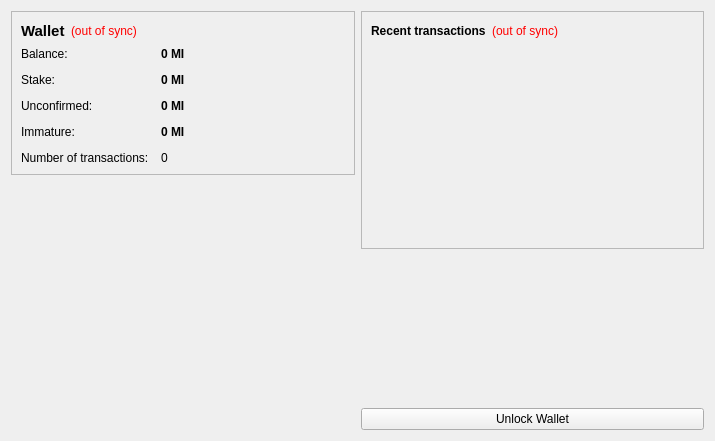
<?xml version="1.0" encoding="UTF-8"?>
<ui version="4.0">
 <class>OverviewPage</class>
 <widget class="QWidget" name="OverviewPage">
  <property name="geometry">
   <rect>
    <x>0</x>
    <y>0</y>
    <width>715</width>
    <height>441</height>
   </rect>
  </property>
  <property name="windowTitle">
   <string>Form</string>
  </property>
  <layout class="QHBoxLayout" name="horizontalLayout" stretch="1,1">
   <item>
    <layout class="QVBoxLayout" name="verticalLayout_2">
     <item>
      <widget class="QFrame" name="frame">
       <property name="frameShape">
        <enum>QFrame::StyledPanel</enum>
       </property>
       <property name="frameShadow">
        <enum>QFrame::Raised</enum>
       </property>
       <layout class="QVBoxLayout" name="verticalLayout_4">
        <item>
         <layout class="QHBoxLayout" name="horizontalLayout_4">
          <item>
           <widget class="QLabel" name="label_5">
            <property name="font">
             <font>
              <pointsize>11</pointsize>
              <weight>75</weight>
              <bold>true</bold>
             </font>
            </property>
            <property name="text">
             <string>Wallet</string>
            </property>
           </widget>
          </item>
          <item>
           <widget class="QLabel" name="labelWalletStatus">
            <property name="toolTip">
             <string>The displayed information may be out of date. Your wallet automatically synchronizes with the Xiaomicoin network after a connection is established, but this process has not completed yet.</string>
            </property>
            <property name="styleSheet">
             <string notr="true">QLabel { color: red; }</string>
            </property>
            <property name="text">
             <string notr="true">(out of sync)</string>
            </property>
            <property name="alignment">
             <set>Qt::AlignLeading|Qt::AlignLeft|Qt::AlignVCenter</set>
            </property>
           </widget>
          </item>
          <item>
           <spacer name="horizontalSpacer_2">
            <property name="orientation">
             <enum>Qt::Horizontal</enum>
            </property>
            <property name="sizeHint" stdset="0">
             <size>
              <width>40</width>
              <height>20</height>
             </size>
            </property>
           </spacer>
          </item>
         </layout>
        </item>
        <item>
         <layout class="QFormLayout" name="formLayout_2">
          <property name="fieldGrowthPolicy">
           <enum>QFormLayout::AllNonFixedFieldsGrow</enum>
          </property>
          <property name="horizontalSpacing">
           <number>12</number>
          </property>
          <property name="verticalSpacing">
           <number>12</number>
          </property>
          <item row="0" column="0">
           <widget class="QLabel" name="label">
            <property name="text">
             <string>Balance:</string>
            </property>
           </widget>
          </item>
          <item row="0" column="1">
           <widget class="QLabel" name="labelBalance">
            <property name="font">
             <font>
              <weight>75</weight>
              <bold>true</bold>
             </font>
            </property>
            <property name="cursor">
             <cursorShape>IBeamCursor</cursorShape>
            </property>
            <property name="toolTip">
             <string>Your current balance</string>
            </property>
            <property name="text">
             <string notr="true">0 MI</string>
            </property>
            <property name="textInteractionFlags">
             <set>Qt::LinksAccessibleByMouse|Qt::TextSelectableByKeyboard|Qt::TextSelectableByMouse</set>
            </property>
           </widget>
          </item>
          <item row="1" column="0">
           <widget class="QLabel" name="label_6">
            <property name="text">
             <string>Stake:</string>
            </property>
           </widget>
          </item>
          <item row="1" column="1">
           <widget class="QLabel" name="labelStake">
            <property name="font">
             <font>
              <weight>75</weight>
              <bold>true</bold>
             </font>
            </property>
            <property name="cursor">
             <cursorShape>IBeamCursor</cursorShape>
            </property>
            <property name="toolTip">
             <string>Total of coins that was staked, and do not yet count toward the current balance</string>
            </property>
            <property name="text">
             <string notr="true">0 MI</string>
            </property>
            <property name="textInteractionFlags">
             <set>Qt::LinksAccessibleByMouse|Qt::TextSelectableByKeyboard|Qt::TextSelectableByMouse</set>
            </property>
           </widget>
          </item>
          <item row="2" column="0">
           <widget class="QLabel" name="label_3">
            <property name="text">
             <string>Unconfirmed:</string>
            </property>
           </widget>
          </item>
          <item row="2" column="1">
           <widget class="QLabel" name="labelUnconfirmed">
            <property name="font">
             <font>
              <weight>75</weight>
              <bold>true</bold>
             </font>
            </property>
            <property name="cursor">
             <cursorShape>IBeamCursor</cursorShape>
            </property>
            <property name="toolTip">
             <string>Total of transactions that have yet to be confirmed, and do not yet count toward the current balance</string>
            </property>
            <property name="text">
             <string notr="true">0 MI</string>
            </property>
            <property name="textInteractionFlags">
             <set>Qt::LinksAccessibleByMouse|Qt::TextSelectableByKeyboard|Qt::TextSelectableByMouse</set>
            </property>
           </widget>
          </item>
          <item row="3" column="0">
           <widget class="QLabel" name="labelImmatureText">
            <property name="text">
             <string>Immature:</string>
            </property>
           </widget>
          </item>
          <item row="3" column="1">
           <widget class="QLabel" name="labelImmature">
            <property name="font">
             <font>
              <weight>75</weight>
              <bold>true</bold>
             </font>
            </property>
            <property name="toolTip">
             <string>Mined balance that has not yet matured</string>
            </property>
            <property name="text">
             <string notr="true">0 MI</string>
            </property>
            <property name="textInteractionFlags">
             <set>Qt::LinksAccessibleByMouse|Qt::TextSelectableByKeyboard|Qt::TextSelectableByMouse</set>
            </property>
           </widget>
          </item>
          <item row="4" column="0">
           <widget class="QLabel" name="label_2">
            <property name="text">
             <string>Number of transactions:</string>
            </property>
           </widget>
          </item>
          <item row="4" column="1">
           <widget class="QLabel" name="labelNumTransactions">
            <property name="toolTip">
             <string>Total number of transactions in wallet</string>
            </property>
            <property name="text">
             <string notr="true">0</string>
            </property>
           </widget>
          </item>
         </layout>
        </item>
       </layout>
      </widget>
     </item>
     <item>
      <spacer name="verticalSpacer">
       <property name="orientation">
        <enum>Qt::Vertical</enum>
       </property>
       <property name="sizeHint" stdset="0">
        <size>
         <width>20</width>
         <height>40</height>
        </size>
       </property>
      </spacer>
     </item>
     <item>
      <widget class="QLabel" name="label_6">
       <property name="text">
        <string/>
       </property>
       <property name="pixmap">
        <pixmap resource="../bitcoin.qrc">:/images/backg</pixmap>
       </property>
       <property name="scaledContents">
        <bool>false</bool>
       </property>
       <property name="alignment">
        <set>Qt::AlignCenter</set>
       </property>
       <property name="margin">
        <number>-2</number>
       </property>
      </widget>
     </item>
    </layout>
   </item>
   <item>
    <layout class="QVBoxLayout" name="verticalLayout_3">
     <item>
      <widget class="QFrame" name="frame_2">
       <property name="frameShape">
        <enum>QFrame::StyledPanel</enum>
       </property>
       <property name="frameShadow">
        <enum>QFrame::Raised</enum>
       </property>
       <layout class="QVBoxLayout" name="verticalLayout">
        <item>
         <layout class="QHBoxLayout" name="horizontalLayout_2">
          <item>
           <widget class="QLabel" name="label_4">
            <property name="text">
             <string>&lt;b&gt;Recent transactions&lt;/b&gt;</string>
            </property>
           </widget>
          </item>
          <item>
           <widget class="QLabel" name="labelTransactionsStatus">
            <property name="toolTip">
             <string>The displayed information may be out of date. Your wallet automatically synchronizes with the Xiaomicoin network after a connection is established, but this process has not completed yet.</string>
            </property>
            <property name="styleSheet">
             <string notr="true">QLabel { color: red; }</string>
            </property>
            <property name="text">
             <string notr="true">(out of sync)</string>
            </property>
            <property name="alignment">
             <set>Qt::AlignRight|Qt::AlignTrailing|Qt::AlignVCenter</set>
            </property>
           </widget>
          </item>
          <item>
           <spacer name="horizontalSpacer">
            <property name="orientation">
             <enum>Qt::Horizontal</enum>
            </property>
            <property name="sizeHint" stdset="0">
             <size>
              <width>40</width>
              <height>20</height>
             </size>
            </property>
           </spacer>
          </item>
         </layout>
        </item>
        <item>
         <widget class="QListView" name="listTransactions">
          <property name="styleSheet">
           <string notr="true">QListView { background: transparent; }</string>
          </property>
          <property name="frameShape">
           <enum>QFrame::NoFrame</enum>
          </property>
          <property name="verticalScrollBarPolicy">
           <enum>Qt::ScrollBarAlwaysOff</enum>
          </property>
          <property name="horizontalScrollBarPolicy">
           <enum>Qt::ScrollBarAlwaysOff</enum>
          </property>
          <property name="selectionMode">
           <enum>QAbstractItemView::NoSelection</enum>
          </property>
         </widget>
        </item>
       </layout>
      </widget>
     </item>
     <item>
      <spacer name="verticalSpacer_2">
       <property name="orientation">
        <enum>Qt::Vertical</enum>
       </property>
       <property name="sizeHint" stdset="0">
        <size>
         <width>20</width>
         <height>40</height>
        </size>
       </property>
      </spacer>
     </item>
     <item>
      <widget class="QPushButton" name="unlockWalletButton">
       <property name="text">
        <string>Unlock Wallet</string>
       </property>
      </widget>
     </item>
    </layout>
   </item>
  </layout>
 </widget>
 <resources>
  <include location="../bitcoin.qrc"/>
 </resources>
 <connections/>
</ui>
